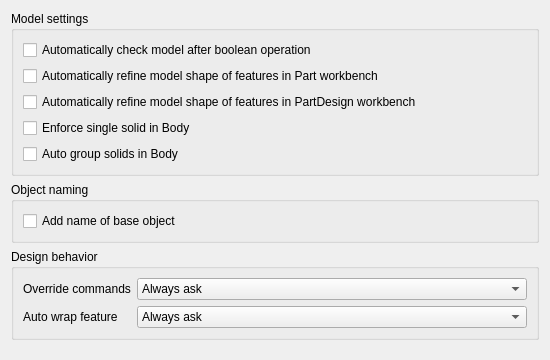
<?xml version="1.0" encoding="UTF-8"?>
<ui version="4.0">
 <class>PartGui::DlgSettingsGeneral</class>
 <widget class="QWidget" name="PartGui::DlgSettingsGeneral">
  <property name="geometry">
   <rect>
    <x>0</x>
    <y>0</y>
    <width>550</width>
    <height>360</height>
   </rect>
  </property>
  <property name="windowTitle">
   <string>General</string>
  </property>
  <layout class="QVBoxLayout" name="verticalLayout">
   <item>
    <widget class="QGroupBox" name="groupBox_2">
     <property name="title">
      <string>Model settings</string>
     </property>
     <layout class="QGridLayout" name="gridLayout">
      <item row="0" column="0">
       <widget class="Gui::PrefCheckBox" name="checkBooleanCheck">
        <property name="text">
         <string>Automatically check model after boolean operation</string>
        </property>
        <property name="prefEntry" stdset="0">
         <cstring>CheckModel</cstring>
        </property>
        <property name="prefPath" stdset="0">
         <cstring>Mod/Part/Boolean</cstring>
        </property>
       </widget>
      </item>
      <item row="1" column="0">
       <widget class="Gui::PrefCheckBox" name="checkBooleanRefine">
        <property name="text">
         <string>Automatically refine model shape of features in Part workbench</string>
        </property>
        <property name="prefEntry" stdset="0">
         <cstring>RefineModel</cstring>
        </property>
        <property name="prefPath" stdset="0">
         <cstring>Mod/Part/Boolean</cstring>
        </property>
       </widget>
      </item>
      <item row="3" column="0">
       <widget class="QCheckBox" name="checkSingleSolid">
        <property name="text">
         <string>Enforce single solid in Body</string>
        </property>
        <property name="prefEntry" stdset="0">
         <cstring>SingleSolid</cstring>
        </property>
        <property name="prefPath" stdset="0">
         <cstring>Mod/PartDesign</cstring>
        </property>
       </widget>
      </item>
      <item row="2" column="0">
       <widget class="Gui::PrefCheckBox" name="checkSketchBaseRefine">
        <property name="text">
         <string>Automatically refine model shape of features in PartDesign workbench</string>
        </property>
        <property name="prefEntry" stdset="0">
         <cstring>RefineModel</cstring>
        </property>
        <property name="prefPath" stdset="0">
         <cstring>Mod/PartDesign</cstring>
        </property>
       </widget>
      </item>
      <item row="4" column="0">
       <widget class="QCheckBox" name="checkAutoGroupSolids">
        <property name="text">
         <string>Auto group solids in Body</string>
        </property>
       </widget>
      </item>
     </layout>
    </widget>
   </item>
   <item>
    <widget class="QGroupBox" name="groupBox_3">
     <property name="visible">
      <bool>true</bool>
     </property>
     <property name="title">
      <string>Object naming</string>
     </property>
     <layout class="QGridLayout" name="gridLayout_2">
      <item row="0" column="0">
       <widget class="QCheckBox" name="checkObjectNaming">
        <property name="text">
         <string>Add name of base object</string>
        </property>
       </widget>
      </item>
     </layout>
    </widget>
   </item>
   <item>
    <widget class="QGroupBox" name="groupBox">
     <property name="title">
      <string>Design behavior</string>
     </property>
     <layout class="QFormLayout" name="formLayout_3">
      <property name="fieldGrowthPolicy">
       <enum>QFormLayout::AllNonFixedFieldsGrow</enum>
      </property>
      <item row="0" column="0">
       <widget class="QLabel" name="label">
        <property name="text">
         <string>Override commands</string>
        </property>
       </widget>
      </item>
      <item row="0" column="1">
       <widget class="QComboBox" name="comboBoxCommandOverride">
        <property name="toolTip">
         <string>Override non-PartDesign command with an equivalent PartDesign
command when operate on PartDesign feature.</string>
        </property>
        <property name="currentIndex">
         <number>2</number>
        </property>
        <item>
         <property name="text">
          <string>Disable</string>
         </property>
        </item>
        <item>
         <property name="text">
          <string>Enable</string>
         </property>
        </item>
        <item>
         <property name="text">
          <string>Always ask</string>
         </property>
        </item>
       </widget>
      </item>
      <item row="1" column="0">
       <widget class="QLabel" name="label_2">
        <property name="text">
         <string>Auto wrap feature</string>
        </property>
       </widget>
      </item>
      <item row="1" column="1">
       <widget class="QComboBox" name="comboBoxWrapFeature">
        <property name="toolTip">
         <string>If a non-PartDesign object references a PartDesign feature, incorporate
the object into PartDesign body using a wrap feature.</string>
        </property>
        <property name="currentIndex">
         <number>2</number>
        </property>
        <item>
         <property name="text">
          <string>Disable</string>
         </property>
        </item>
        <item>
         <property name="text">
          <string>Enable</string>
         </property>
        </item>
        <item>
         <property name="text">
          <string>Always ask</string>
         </property>
        </item>
       </widget>
      </item>
     </layout>
    </widget>
   </item>
   <item>
    <spacer>
     <property name="orientation">
      <enum>Qt::Vertical</enum>
     </property>
     <property name="sizeHint" stdset="0">
      <size>
       <width>20</width>
       <height>40</height>
      </size>
     </property>
    </spacer>
   </item>
  </layout>
 </widget>
 <customwidgets>
  <customwidget>
   <class>Gui::PrefCheckBox</class>
   <extends>QCheckBox</extends>
   <header>Gui/PrefWidgets.h</header>
  </customwidget>
 </customwidgets>
 <resources/>
 <connections/>
</ui>
